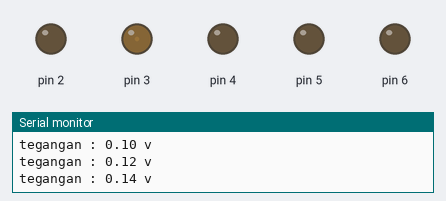
This sketch was run on a simulated Arduino Uno, built with avr-gcc and run on an emulated ATmega328P. Shown: output pins drawn as LEDs (lit = HIGH), the last lines printed to the serial monitor.

Above: at 0.15 s.
At 7.18 s:
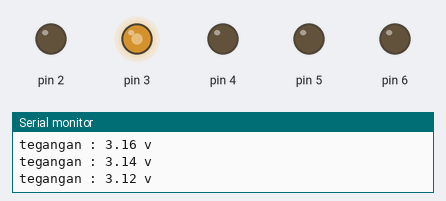
At 13.35 s:
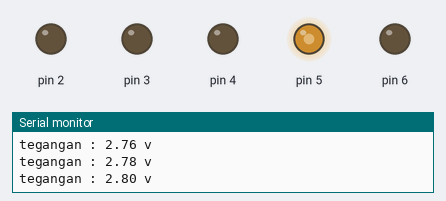
At 19.77 s:
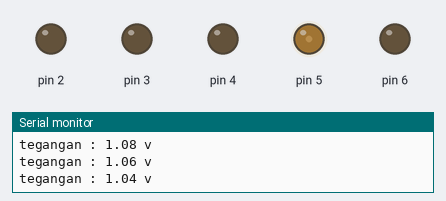
At 29.61 s:
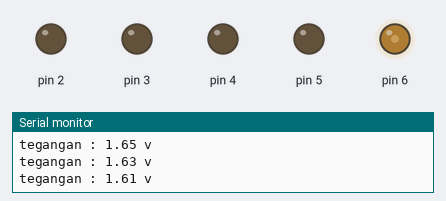
At 39.7 s:
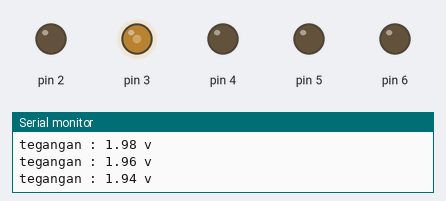
Timing chart, 0 to 40.0 s (numbered marks = the images above):
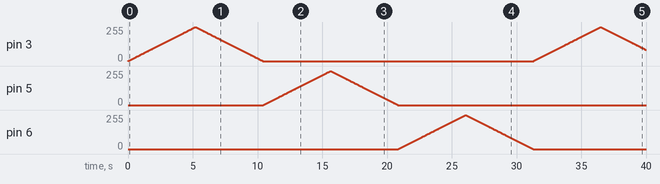

Measured:
- by itself, pin 5, pin 6: rises from 0/255 to 255/255 in 5.2 s, then falls to 0/255 in 5.2 s

The sketch:

0.pwmLED.ino
```cpp
int r = 3;
int y = 5;
int g = 6;
int x = 500;
void setup() {
  // put your setup code here, to run once:
  for (int i=2; i<=6; i++){
    pinMode(i, OUTPUT);
  }

  /*pinMode(r, OUTPUT);
  pinMode(y, OUTPUT);
  pinMode(g, OUTPUT);
  */

  Serial.begin(9600);
}

void loop() {
  // put your main code here, to run repeatedly:
/* dimmer bareng2 satu waktu
  for (int i=0; i<=255; i++){
    analogWrite(3, i);
    analogWrite(5, i);
    analogWrite(6, i);
    delay(20);
  }
  for(int y=255; y>=0; y--){
    analogWrite(3, y);
    analogWrite(5, y);
    analogWrite(6, y);
    delay(20);
  }
*/

//nge dimmer gantoam2 boii
  for(int l=3; l<=6; l++){
    if(l == 4){
      l++;
    }
   for (int i=0; i<=255; i++){
    analogWrite(l, i);
    //float volt = map(i,0,255,0,5);
    float volt =(5.0/255);
    float ukuran = volt*i;
    Serial.println("tegangan : " + String(ukuran) + " v");
    delay(20);
  }
  for(int i=255; i>=0; i--){
    analogWrite(l, i);
    float volt =(5.0/255);
    float ukuran = volt*i;
    Serial.println("tegangan : " + String(ukuran) + " v");
    delay(20);
  }
  }


}
```
